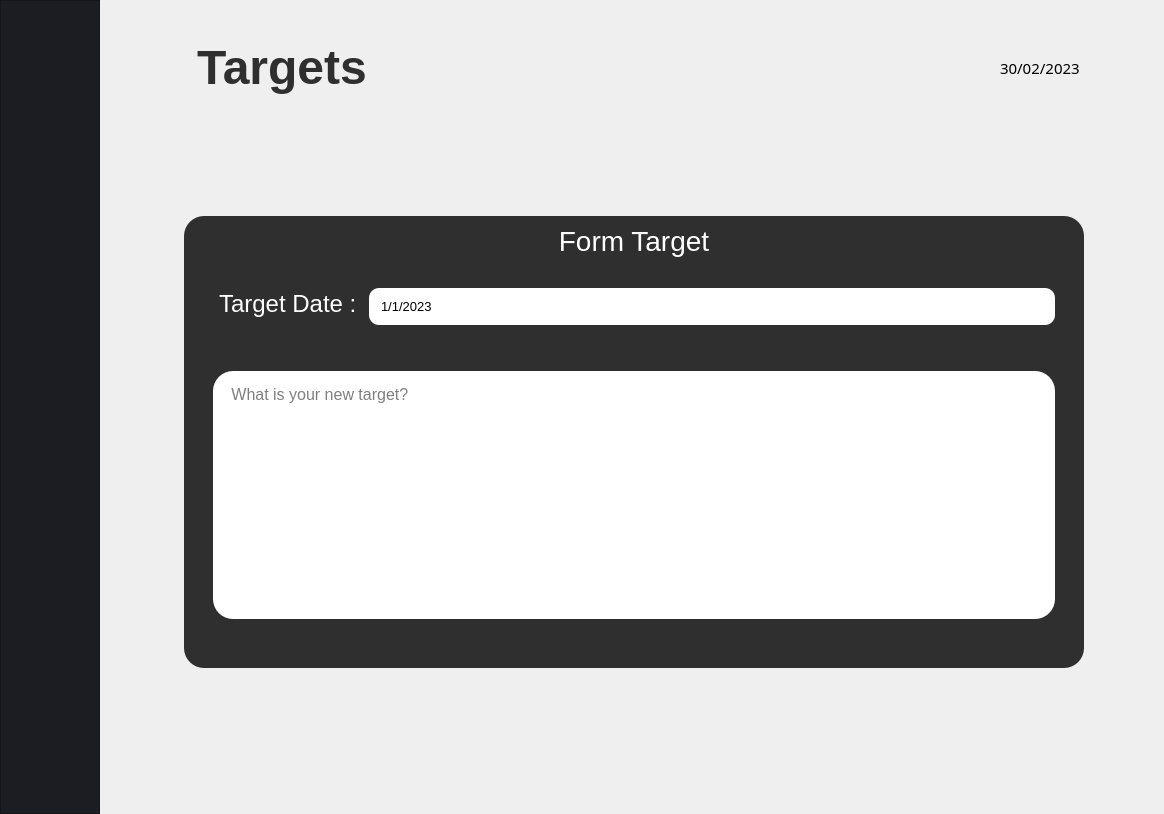
<?xml version="1.0" encoding="UTF-8"?>
<ui version="4.0">
 <class>MainWindow</class>
 <widget class="QMainWindow" name="MainWindow">
  <property name="geometry">
   <rect>
    <x>0</x>
    <y>0</y>
    <width>1164</width>
    <height>814</height>
   </rect>
  </property>
  <property name="windowTitle">
   <string>MainWindow</string>
  </property>
  <property name="autoFillBackground">
   <bool>false</bool>
  </property>
  <property name="styleSheet">
   <string notr="true"/>
  </property>
  <widget class="QWidget" name="centralwidget">
   <layout class="QGridLayout" name="gridLayout">
    <property name="leftMargin">
     <number>0</number>
    </property>
    <property name="topMargin">
     <number>0</number>
    </property>
    <property name="rightMargin">
     <number>0</number>
    </property>
    <property name="bottomMargin">
     <number>0</number>
    </property>
    <property name="horizontalSpacing">
     <number>20</number>
    </property>
    <item row="2" column="2">
     <layout class="QVBoxLayout" name="verticalLayout_6">
      <item>
       <layout class="QHBoxLayout" name="horizontalLayout_4">
        <item>
         <widget class="QLabel" name="label_9">
          <property name="font">
           <font>
            <pointsize>36</pointsize>
            <weight>75</weight>
            <bold>true</bold>
           </font>
          </property>
          <property name="styleSheet">
           <string notr="true">margin-top: 40px; color : #2F2F2F;</string>
          </property>
          <property name="text">
           <string>&lt;html&gt;&lt;head/&gt;&lt;body&gt;&lt;p&gt;Targets&lt;/p&gt;&lt;/body&gt;&lt;/html&gt;</string>
          </property>
          <property name="alignment">
           <set>Qt::AlignLeading|Qt::AlignLeft|Qt::AlignVCenter</set>
          </property>
         </widget>
        </item>
        <item>
         <layout class="QVBoxLayout" name="verticalLayout_3">
          <item>
           <spacer name="verticalSpacer">
            <property name="orientation">
             <enum>Qt::Vertical</enum>
            </property>
            <property name="sizeType">
             <enum>QSizePolicy::Minimum</enum>
            </property>
            <property name="sizeHint" stdset="0">
             <size>
              <width>20</width>
              <height>40</height>
             </size>
            </property>
           </spacer>
          </item>
          <item>
           <layout class="QHBoxLayout" name="horizontalLayout">
            <item>
             <spacer name="horizontalSpacer">
              <property name="orientation">
               <enum>Qt::Horizontal</enum>
              </property>
              <property name="sizeType">
               <enum>QSizePolicy::Expanding</enum>
              </property>
              <property name="sizeHint" stdset="0">
               <size>
                <width>20</width>
                <height>20</height>
               </size>
              </property>
             </spacer>
            </item>
            <item>
             <widget class="QLabel" name="label_3">
              <property name="font">
               <font>
                <family>Poppins</family>
                <pointsize>11</pointsize>
               </font>
              </property>
              <property name="styleSheet">
               <string notr="true">margin-right: 80px</string>
              </property>
              <property name="lineWidth">
               <number>1</number>
              </property>
              <property name="midLineWidth">
               <number>0</number>
              </property>
              <property name="text">
               <string>30/02/2023</string>
              </property>
              <property name="wordWrap">
               <bool>false</bool>
              </property>
              <property name="margin">
               <number>0</number>
              </property>
             </widget>
            </item>
           </layout>
          </item>
         </layout>
        </item>
       </layout>
      </item>
      <item>
       <layout class="QVBoxLayout" name="verticalLayout_5">
        <item>
         <spacer name="verticalSpacer_2">
          <property name="orientation">
           <enum>Qt::Vertical</enum>
          </property>
          <property name="sizeHint" stdset="0">
           <size>
            <width>20</width>
            <height>40</height>
           </size>
          </property>
         </spacer>
        </item>
        <item>
         <widget class="QWidget" name="widget" native="true">
          <property name="styleSheet">
           <string notr="true">background-color: #2F2F2F;
margin-right: 80px; 
border-radius: 20px;
margin-top: 20px;
margin-bottom: 40px;</string>
          </property>
          <layout class="QHBoxLayout" name="horizontalLayout_5">
           <item>
            <layout class="QVBoxLayout" name="verticalLayout_7">
             <property name="leftMargin">
              <number>20</number>
             </property>
             <property name="rightMargin">
              <number>20</number>
             </property>
             <item>
              <widget class="QLabel" name="label_10">
               <property name="sizePolicy">
                <sizepolicy hsizetype="Minimum" vsizetype="Minimum">
                 <horstretch>0</horstretch>
                 <verstretch>0</verstretch>
                </sizepolicy>
               </property>
               <property name="font">
                <font>
                 <pointsize>21</pointsize>
                </font>
               </property>
               <property name="styleSheet">
                <string notr="true">color: white; margin-bottom: 0px;</string>
               </property>
               <property name="text">
                <string>Form Target</string>
               </property>
               <property name="alignment">
                <set>Qt::AlignCenter</set>
               </property>
              </widget>
             </item>
             <item>
              <layout class="QHBoxLayout" name="horizontalLayout_10">
               <item>
                <widget class="QLabel" name="label_11">
                 <property name="sizePolicy">
                  <sizepolicy hsizetype="Minimum" vsizetype="Minimum">
                   <horstretch>0</horstretch>
                   <verstretch>0</verstretch>
                  </sizepolicy>
                 </property>
                 <property name="font">
                  <font>
                   <pointsize>18</pointsize>
                   <weight>50</weight>
                   <bold>false</bold>
                  </font>
                 </property>
                 <property name="styleSheet">
                  <string notr="true">color: white; margin-right: 0px;</string>
                 </property>
                 <property name="text">
                  <string>Target Date :</string>
                 </property>
                </widget>
               </item>
               <item>
                <widget class="QDateEdit" name="dateEdit">
                 <property name="sizePolicy">
                  <sizepolicy hsizetype="Expanding" vsizetype="Expanding">
                   <horstretch>0</horstretch>
                   <verstretch>0</verstretch>
                  </sizepolicy>
                 </property>
                 <property name="font">
                  <font>
                   <pointsize>10</pointsize>
                  </font>
                 </property>
                 <property name="styleSheet">
                  <string notr="true">background-color: white;margin-top:25px; padding: 10px; border-radius: 10px; color: black;</string>
                 </property>
                 <property name="wrapping">
                  <bool>false</bool>
                 </property>
                 <property name="frame">
                  <bool>true</bool>
                 </property>
                 <property name="buttonSymbols">
                  <enum>QAbstractSpinBox::NoButtons</enum>
                 </property>
                 <property name="accelerated">
                  <bool>false</bool>
                 </property>
                 <property name="keyboardTracking">
                  <bool>true</bool>
                 </property>
                 <property name="showGroupSeparator" stdset="0">
                  <bool>false</bool>
                 </property>
                 <property name="minimumDateTime">
                  <datetime>
                   <hour>0</hour>
                   <minute>0</minute>
                   <second>0</second>
                   <year>2023</year>
                   <month>1</month>
                   <day>1</day>
                  </datetime>
                 </property>
                 <property name="displayFormat">
                  <string>d/M/yyyy</string>
                 </property>
                 <property name="calendarPopup">
                  <bool>false</bool>
                 </property>
                </widget>
               </item>
              </layout>
             </item>
             <item>
              <widget class="QTextEdit" name="textEdit">
               <property name="sizePolicy">
                <sizepolicy hsizetype="Minimum" vsizetype="Minimum">
                 <horstretch>0</horstretch>
                 <verstretch>0</verstretch>
                </sizepolicy>
               </property>
               <property name="font">
                <font>
                 <pointsize>12</pointsize>
                </font>
               </property>
               <property name="styleSheet">
                <string notr="true">background-color: white; margin-top: 0px; margin-bottom: 0px; padding: 10px</string>
               </property>
               <property name="acceptRichText">
                <bool>false</bool>
               </property>
               <property name="placeholderText">
                <string> What is your new target?</string>
               </property>
              </widget>
             </item>
             <item>
              <layout class="QHBoxLayout" name="horizontalLayout_6">
               <item>
                <spacer name="horizontalSpacer_3">
                 <property name="orientation">
                  <enum>Qt::Horizontal</enum>
                 </property>
                 <property name="sizeHint" stdset="0">
                  <size>
                   <width>40</width>
                   <height>20</height>
                  </size>
                 </property>
                </spacer>
               </item>
               <item>
                <widget class="QPushButton" name="cancel">
                 <property name="text">
                  <string/>
                 </property>
                 <property name="icon">
                  <iconset resource="../../../../../../../../../Downloads/tes.qrc">
                   <normaloff>:/newPrefix/Cancel Button.png</normaloff>:/newPrefix/Cancel Button.png</iconset>
                 </property>
                 <property name="iconSize">
                  <size>
                   <width>160</width>
                   <height>60</height>
                  </size>
                 </property>
                 <property name="flat">
                  <bool>true</bool>
                 </property>
                </widget>
               </item>
               <item>
                <widget class="QPushButton" name="save">
                 <property name="text">
                  <string/>
                 </property>
                 <property name="icon">
                  <iconset resource="../../../../../../../../../Downloads/tes.qrc">
                   <normaloff>:/newPrefix/Save Button.png</normaloff>:/newPrefix/Save Button.png</iconset>
                 </property>
                 <property name="iconSize">
                  <size>
                   <width>160</width>
                   <height>60</height>
                  </size>
                 </property>
                </widget>
               </item>
               <item>
                <spacer name="horizontalSpacer_4">
                 <property name="orientation">
                  <enum>Qt::Horizontal</enum>
                 </property>
                 <property name="sizeHint" stdset="0">
                  <size>
                   <width>40</width>
                   <height>20</height>
                  </size>
                 </property>
                </spacer>
               </item>
              </layout>
             </item>
            </layout>
           </item>
          </layout>
         </widget>
        </item>
        <item>
         <spacer name="verticalSpacer_3">
          <property name="orientation">
           <enum>Qt::Vertical</enum>
          </property>
          <property name="sizeHint" stdset="0">
           <size>
            <width>20</width>
            <height>40</height>
           </size>
          </property>
         </spacer>
        </item>
       </layout>
      </item>
     </layout>
    </item>
    <item row="2" column="1">
     <layout class="QHBoxLayout" name="horizontalLayout_2">
      <item alignment="Qt::AlignTop">
       <widget class="QPushButton" name="pushButton">
        <property name="maximumSize">
         <size>
          <width>50</width>
          <height>16777215</height>
         </size>
        </property>
        <property name="autoFillBackground">
         <bool>false</bool>
        </property>
        <property name="styleSheet">
         <string notr="true">margin-top: 50px; margin-left: 10px</string>
        </property>
        <property name="text">
         <string/>
        </property>
        <property name="icon">
         <iconset resource="../../../../../../../../../Downloads/tes.qrc">
          <normaloff>:/newPrefix/Back.png</normaloff>:/newPrefix/Back.png</iconset>
        </property>
        <property name="iconSize">
         <size>
          <width>47</width>
          <height>49</height>
         </size>
        </property>
        <property name="autoDefault">
         <bool>false</bool>
        </property>
        <property name="default">
         <bool>false</bool>
        </property>
        <property name="flat">
         <bool>true</bool>
        </property>
       </widget>
      </item>
     </layout>
    </item>
    <item row="2" column="0" rowspan="2">
     <layout class="QVBoxLayout" name="verticalLayout">
      <item>
       <widget class="QFrame" name="frame">
        <property name="enabled">
         <bool>true</bool>
        </property>
        <property name="minimumSize">
         <size>
          <width>100</width>
          <height>400</height>
         </size>
        </property>
        <property name="maximumSize">
         <size>
          <width>100</width>
          <height>16777215</height>
         </size>
        </property>
        <property name="styleSheet">
         <string notr="true">background-color: rgb(28, 29, 34)</string>
        </property>
        <property name="frameShape">
         <enum>QFrame::StyledPanel</enum>
        </property>
        <property name="frameShadow">
         <enum>QFrame::Raised</enum>
        </property>
        <widget class="QLabel" name="label_2">
         <property name="geometry">
          <rect>
           <x>25</x>
           <y>50</y>
           <width>51</width>
           <height>51</height>
          </rect>
         </property>
         <property name="text">
          <string/>
         </property>
         <property name="pixmap">
          <pixmap resource="../../../../../../../../../Downloads/tes.qrc">:/newPrefix/Items.png</pixmap>
         </property>
        </widget>
        <widget class="QLabel" name="label">
         <property name="geometry">
          <rect>
           <x>31</x>
           <y>190</y>
           <width>31</width>
           <height>51</height>
          </rect>
         </property>
         <property name="text">
          <string/>
         </property>
         <property name="pixmap">
          <pixmap resource="../../../../../../../../../Downloads/tes.qrc">:/newPrefix/todolist.png</pixmap>
         </property>
        </widget>
        <widget class="QLabel" name="label_5">
         <property name="geometry">
          <rect>
           <x>21</x>
           <y>270</y>
           <width>51</width>
           <height>51</height>
          </rect>
         </property>
         <property name="text">
          <string>&lt;html&gt;&lt;head/&gt;&lt;body&gt;&lt;p&gt;&lt;img src=&quot;:/newPrefix/daily plan.png&quot;/&gt;&lt;/p&gt;&lt;/body&gt;&lt;/html&gt;</string>
         </property>
        </widget>
        <widget class="QLabel" name="label_4">
         <property name="geometry">
          <rect>
           <x>22</x>
           <y>350</y>
           <width>51</width>
           <height>51</height>
          </rect>
         </property>
         <property name="text">
          <string>&lt;html&gt;&lt;head/&gt;&lt;body&gt;&lt;p&gt;&lt;img src=&quot;:/newPrefix/target.png&quot;/&gt;&lt;/p&gt;&lt;/body&gt;&lt;/html&gt;</string>
         </property>
        </widget>
        <widget class="QLabel" name="label_8">
         <property name="geometry">
          <rect>
           <x>21</x>
           <y>440</y>
           <width>51</width>
           <height>41</height>
          </rect>
         </property>
         <property name="text">
          <string>&lt;html&gt;&lt;head/&gt;&lt;body&gt;&lt;p&gt;&lt;img src=&quot;:/newPrefix/gratitude.png&quot;/&gt;&lt;/p&gt;&lt;/body&gt;&lt;/html&gt;</string>
         </property>
        </widget>
        <widget class="QLabel" name="label_6">
         <property name="geometry">
          <rect>
           <x>30</x>
           <y>510</y>
           <width>41</width>
           <height>71</height>
          </rect>
         </property>
         <property name="text">
          <string>&lt;html&gt;&lt;head/&gt;&lt;body&gt;&lt;p&gt;&lt;img src=&quot;:/newPrefix/article.png&quot;/&gt;&lt;/p&gt;&lt;/body&gt;&lt;/html&gt;</string>
         </property>
        </widget>
        <widget class="QLabel" name="label_7">
         <property name="geometry">
          <rect>
           <x>40</x>
           <y>730</y>
           <width>31</width>
           <height>31</height>
          </rect>
         </property>
         <property name="text">
          <string/>
         </property>
         <property name="pixmap">
          <pixmap resource="../../../../../../../../../Downloads/tes.qrc">:/newPrefix/Icon.png</pixmap>
         </property>
        </widget>
       </widget>
      </item>
     </layout>
    </item>
   </layout>
  </widget>
 </widget>
 <resources>
  <include location="../../../../../../../../../Downloads/tes.qrc"/>
  <include location="../../../../../../../../../Downloads/tes.qrc"/>
 </resources>
 <connections/>
</ui>
